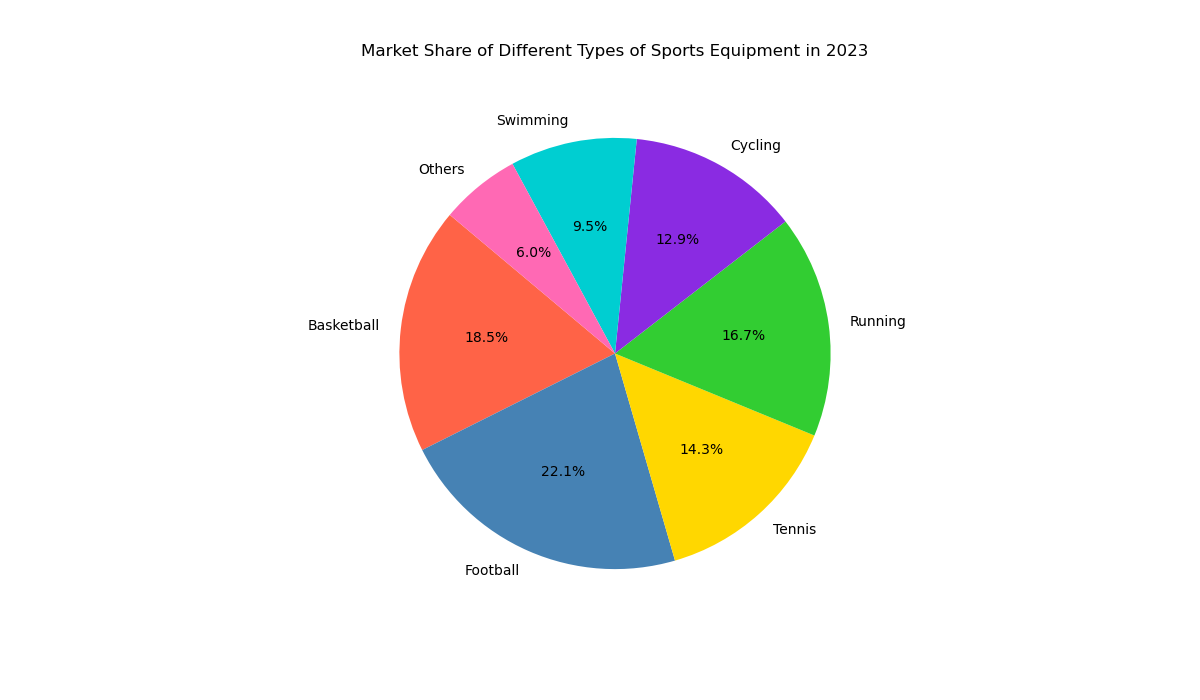

This chart was generated by the following Python code:

import matplotlib.pyplot as plt

# Data points
equipment = ['Basketball', 'Football', 'Tennis', 'Running', 'Cycling', 'Swimming', 'Others']
market_share = [18.5, 22.1, 14.3, 16.7, 12.9, 9.5, 6.0]

# Colors using hexadecimal color codes
colors = ['#FF6347', '#4682B4', '#FFD700', '#32CD32', '#8A2BE2', '#00CED1', '#FF69B4']

# Plotting the pie chart
plt.figure(figsize=(12, 7))  # Width and height of the chart
plt.pie(market_share, labels=equipment, colors=colors, autopct='%1.1f%%', startangle=140)

# Title of the chart
plt.title('Market Share of Different Types of Sports Equipment in 2023', pad=20)

# Display the chart
plt.show()
